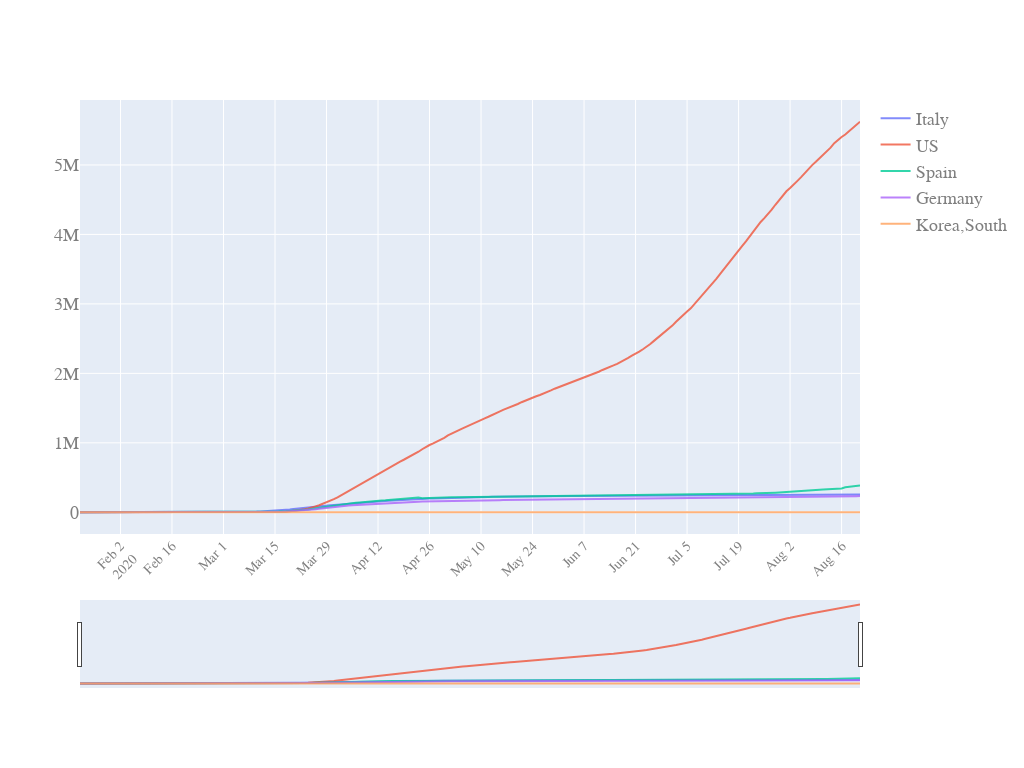

The cell this chart's notebook holds for it:
### Code cell
quick_plot(df_analyse.date,
           df_analyse.iloc[:,1:],
           y_scale='linear',
           slider=True)

### Figure 1 — Plotly figure (JSON) as saved in the notebook; plotly's stock layout.template omitted (floating-point values rounded to 4 significant figures; data arrays with more than 128 entries replaced by an {"elided": "..."} marker saying what was removed)
{"data": [{"name": "Italy", "opacity": 0.8, "type": "scatter", "x": {"elided": "213 str values"}, "y": {"elided": "213 int values"}}, {"name": "US", "opacity": 0.8, "type": "scatter", "x": {"elided": "213 str values"}, "y": {"elided": "213 int values"}}, {"name": "Spain", "opacity": 0.8, "type": "scatter", "x": {"elided": "213 str values"}, "y": {"elided": "213 int values"}}, {"name": "Germany", "opacity": 0.8, "type": "scatter", "x": {"elided": "213 str values"}, "y": {"elided": "213 int values"}}, {"name": "Korea,South", "opacity": 0.8, "type": "scatter", "x": {"elided": "213 str values"}, "y": {"elided": "213 int values"}}], "layout": {"autosize": true, "font": {"color": "#7f7f7f", "family": "PT sans, monospace", "size": 18}, "height": 768, "width": 1024, "xaxis": {"nticks": 20, "rangeslider": {"visible": true}, "tickangle": -45, "tickfont": {"color": "#7f7f7f", "size": 14}}, "yaxis": {"type": "linear"}}}
